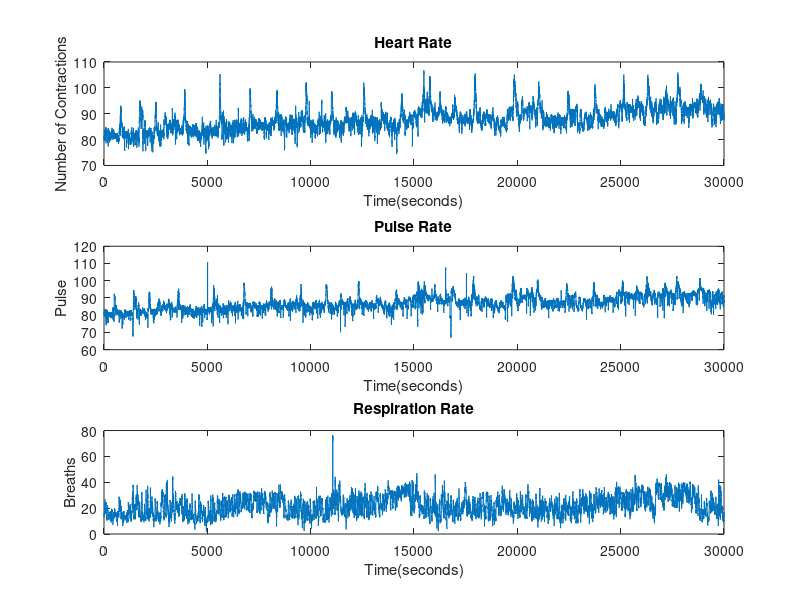
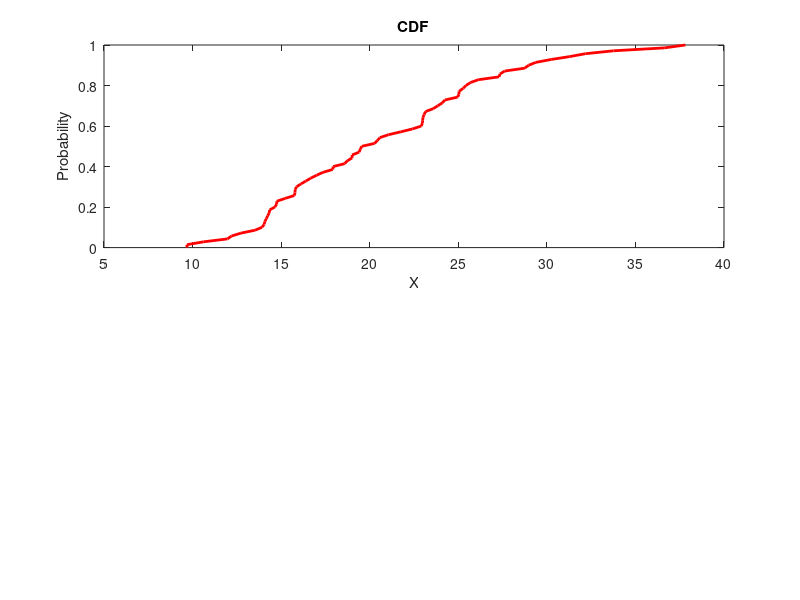

Recreate these plots in MATLAB, in order. (Note: this script raises an error after producing the figures.)
%   FILL IN / MODIFY THE CODE WITH '' or comments with !!

clc
close all;
clear all;

% Load patient_data.mat 
load('patient_data.mat');
labels = {'Heart Rate','Pulse Rate','Respiration Rate'};

% open the result file
% !! replace # with your own groupID
fid = fopen('ECE313_Mini2_group20', 'w');

% T0
% !! Subset your data for each signal
HR = data(1,:);
PR = data(2,:);
X = data(3,:);

% Part a
% !! Plot each signal over time
figure;
m = size(data,2);
x = [1:1:m];
subplot(3,1,1);
plot(x,HR);
xlabel('Time(seconds)');
ylabel('Number of Contractions');
title(labels(1));
subplot(3,1,2);
plot(x,PR);
xlabel('Time(seconds)');
ylabel('Pulse')
title(labels(2));
subplot(3,1,3);
plot(x,X);
xlabel('Time(seconds)');
ylabel('Breaths')
title(labels(3));

% Note that Tasks 1.1 and 1.2 should be done only for the respiration rate signal 
% Tasks 2.1 and 2.2 should be performed using all three signals.
% T1.1
% Part a
% Generating three sample sets of different sizes

sampleset = [70,1000,30000];
for k = 1:3
    % Pick a random sample of size sampleset(k) from the data set  
    % (Without replacement)
    
    Sample = datasample(X, sampleset(k), 'Replace', false);
    
    % Plot the CDF of the whole data set as the reference (in red color)
    figure;  
    subplot(2,1,1);
    [p, xx] = ecdf(Sample);
    plot(xx,p);
    xlabel('X');
    ylabel('Probability');
    title('CDF');
    %hold on;% For the next plots to be on the same figure        
    h = get(gca,'children'); set(h,'LineWidth',2);set(h,'Color','r')
    
    % !! Call the funcion for calculating and ploting pdf and CDF of X     
    pdf_cdf(Sample);
    
    title(strcat(strcat(char(labels(3)),' - Sample Size = '),char(num2str(sampleset(k)))));
end

fprintf(fid, 'Task 1.1a \n\n');
fprintf(fid, 'The biggest difference between the pmf and the pdf is that the pmf depicts interval based probabilities while the pdf approximates\n');
fprintf(fid, 'the probabilities over a continuum of sample points. The pdf can be seen as an upper envelope of the pmf given a particular dataset. As\n');
fprintf(fid, 'the number of samples increases, the pdf takes on a more accurate upper envelope of the pmf. As the sample size increases,\n');
fprintf(fid, 'the pmf and the pdf of the sampleset more closely resemble the pmf and pdf of the entire dataset.\n\n');

%
% Part b
% !! Use the tabulate function in MATLAB over X and floor(X). 

X_tab = tabulate(X);
Y = floor(X);
Y_tab = tabulate(Y);

X_tab_min = min(X_tab(:,3)); 
X_tab_max = max(X_tab(:,3));
Y_tab_min = min(Y_tab(:,3));
Y_tab_max = max(Y_tab(:,3));

% !! Answer the question by filling in the following printf
fprintf(fid, 'Task 1.1b\n\n');
fprintf(fid, 'Min of tabulate(X) = %f%%\n', X_tab_min);
fprintf(fid, 'Max of tabulate(X) = %f%%\n', X_tab_max);
fprintf(fid, 'Min of tabulate(floor(X)) = %f%%\n', Y_tab_min);
fprintf(fid, 'Max of tabulate(floor(X)) = %f%%\n\n', Y_tab_max);


fprintf(fid, 'Question 1:\n');
fprintf(fid, 'Tabulate(X) gives an estimated pdf because the original dataset of all possible respiration rates is meant to be continuous.\n');
fprintf(fid, 'Furthermore, tabulate(X) returns the probabilities representing the relative likelihood of all possible respiration rate values.\n');
fprintf(fid, 'Tabulate (Y) gives a pmf because after using the floor function on X, all the possible respiration rates are truncated. This causes\n');
fprintf(fid, 'the random variable to take on discrete values.\n\n');

fprintf(fid, 'Question 2:\n');
fprintf(fid, 'For the X dataset, the min and max probabilities are equal, because without the floor function, each respiration rate is distinct \n');
fprintf(fid, 'and therefore is as likely to appear as any other respiration rate. \n');
fprintf(fid, 'For the Y dataset, the min and max probabilities are not equal because with the floor function, all the values corresponding to the respiration \n');
fprintf(fid, 'rates are truncated. Hence, multiple respiration rates from the original data now share common Y values. Consequently, the frequency for each Y \n');
fprintf(fid, 'value can vary.\n\n');

fprintf(fid, 'Question 3:\n');
fprintf(fid, 'The probability that X will be contained in an interval of length ? around the point a is approximately ?f(a).\n');
fprintf(fid, 'If we let ? be small enough such that each interval of length ? only contains at most one sample, then each existing respiration rate value\n');
fprintf(fid, 'corresponds to exactly one sample, which accounts for the reason that for the X dataset, the min and max probabilities are equal.\n');
fprintf(fid, 'However, that is not true for PMF, since after taking Y = floor(X) in this case, necessarily some Y value could correspond to multiple samples.\n');
fprintf(fid, 'Consequently, the frequency for each Y value can vary, and therefore for the Y dataset, the min and max probabilities are not equal.\n\n');

%
% Part c
% !! Using CDF of X, find values a and b such that P(X <= a) <= 0.02 and P(X <= b) >= 0.98.
sorted_X = sort(X);
a = sorted_X(600);
b = sorted_X(29400);
fprintf(fid, 'Task 1.1c\n\n');
fprintf(fid, 'Empirical a = %f\n', a);
fprintf(fid, 'Empirical b = %f\n\n', b);

% Task 1.2;

% Part a
% !! Calculate mean of the signal
mean_X = mean(X);
fprintf(fid, 'Task 1.2a\n\n');
fprintf(fid, 'Mean RESP = %f\n', mean_X);

% !! Calculate standard deviation of the signal
std_X = std(X);
fprintf(fid, 'Standard Deviation RESP = %f\n\n', std_X);

% Part b
% !! Generate a normal random variable with the same mean & standard deviation 
R = normrnd(mean_X, std_X, 1, 30000);

% !! Plot pdf and CDF of the generated random variable using pdf_cdf function
% Plot the CDF of the whole data set as the reference (in red color)
figure;  
subplot(2,1,1);
title('CDF');
[p1, xx1] = ecdf(R);
plot(xx1,p1);
xlabel('X');
ylabel('Probability');
%hold on;% For the next plots to be on the same figure        
h = get(gca,'children'); set(h,'LineWidth',2);set(h,'Color','r')
pdf_cdf(R);
title(strcat(char(labels(3)),' Normal Approximation'));

% Part c
figure;
title(strcat(char(labels(3)),' Normplot'));
% !! Use normplot function to estimate the difference between distributions
normplot(X)
fprintf(fid, 'Task 1.2c\n\n');
fprintf(fid, 'The dataset generated in this part is normally distributed, but the dataset from 1.1\n'); 
fprintf(fid, 'is right-skewed. In the dataset from 1.1, the variable X is approximately normally\n');
fprintf(fid, 'distributed when 12 <= X <= 38, but not normally distributed when X<12 or X>38. \n\n');

% Part d
% !! Show your work in the report, then plug in the numbers that you calculated here
fprintf(fid, 'Task 1.2d\n\n');
fprintf(fid, 'PDF of normal distribution: \n');
fprintf(fid, 'f(x) = 1/(%f * sqrt(2*Pi)) * exp(-0.5*((x-%f)/%f)^2) \n', std_X, mean_X, std_X);
fprintf(fid, 'CDF of normal distribution: \n');
fprintf(fid, 'F(x) = 1/(sqrt(2*Pi)) * Integrate for t from -infinity to (x-%f)/%f { exp(-0.5* t^2) dt} \n\n', mean_X, std_X);

z_score = 2.055;
ther_a = mean_X - z_score*std_X;
ther_b = mean_X + z_score*std_X;

fprintf(fid, 'Theoretical a = %f\n', ther_a);
fprintf(fid, 'Theoretical b = %f\n\n', ther_b);
fprintf(fid, 'Theoretical a and b are both a little bit less than the empirical a and b.\n');
fprintf(fid, 'This is probably because our actual dataset from 1.1 is right-skewed, \n');
fprintf(fid, 'whereas a normal distribution is not skewed.\n\n');

%fclose(fid);

% Task 2.1;

% Tasks 2.1 and 2.2 should be done twice, 
% once with the empirical threshold, and once with the theoretical threshold
% !! Change the code to do this.

% Part a
% !! Call the threshold function and generate alarms for each signal

HR_alarm_EM = threshold_func(HR, 80.17, 98.52);
PR_alarm_EM = threshold_func(PR, 79.00, 97.07);
X_alarm_EM = threshold_func(X, 10.146654, 37.085962);

% Parts b and c
% !! Write the code for coalescing alarms and majority voting here 

HR_alarm_EM_Coal = coalesce(HR_alarm_EM);
PR_alarm_EM_Coal = coalesce(PR_alarm_EM);
X_alarm_EM_Coal = coalesce(X_alarm_EM);

Voted_Alarm_EM = vote(HR_alarm_EM_Coal, PR_alarm_EM_Coal, X_alarm_EM_Coal);

% Part d
% !! Fill in the bar functions with the name of vectors storing your alarms
figure;
subplot(5,1,1);
bar(HR_alarm_EM_Coal);
title(strcat(char(labels(1)),' Alarms'));
subplot(5,1,2);
bar(PR_alarm_EM_Coal);
title(strcat(char(labels(2)),' Alarms'));
subplot(5,1,3);
bar(X_alarm_EM_Coal);
title(strcat(char(labels(3)),' Alarms'));
subplot(5,1,4);
bar(Voted_Alarm_EM);
title('Majority Voter Alarms - Empirical Thresholds');
subplot(5,1,5);
bar(golden_alarms,'r');
title('Golden Alarms');
xlabel('Time');

% Task 2.2;

% Parts a and b
% !! Write the code to calculate the probabilities of:
%    false alarm, miss detection and error 

[probFalse_EM, probMiss_EM, probError_EM] = CompareVoter(Voted_Alarm_EM, golden_alarms);

fprintf(fid, 'Task 2.2 - Parts a and b\n\n');
fprintf(fid, 'Using Empirical Thresholds:\n');
fprintf(fid, 'Probability of False Alarm    = %f\n', probFalse_EM);
fprintf(fid, 'Probability of Miss Detection = %f\n', probMiss_EM);
fprintf(fid, 'Probability of Error          = %f\n\n', probError_EM);

% Part c
% !! Repeat Tasks 2.1 and 2.2 with Theoretical thresholds

HR_alarm_TH = threshold_func(HR, 78.84, 96.83);
PR_alarm_TH = threshold_func(PR, 78.15, 96.09);
X_alarm_TH = threshold_func(X, 7.142497, 36.341138);

HR_alarm_TH_Coal = coalesce(HR_alarm_TH);
PR_alarm_TH_Coal = coalesce(PR_alarm_TH);
X_alarm_TH_Coal = coalesce(X_alarm_TH);

Voted_Alarm_TH = vote(HR_alarm_TH_Coal, PR_alarm_TH_Coal, X_alarm_TH_Coal);

figure;
subplot(5,1,1);
bar(HR_alarm_TH_Coal);
title(strcat(char(labels(1)),' Alarms'));
subplot(5,1,2);
bar(PR_alarm_TH_Coal);
title(strcat(char(labels(2)),' Alarms'));
subplot(5,1,3);
bar(X_alarm_TH_Coal);
title(strcat(char(labels(3)),' Alarms'));
subplot(5,1,4);
bar(Voted_Alarm_TH);
title('Majority Voter Alarms - Theoretical Thresholds');
subplot(5,1,5);
bar(golden_alarms,'r');
title('Golden Alarms');
xlabel('Time');

[probFalse_TH, probMiss_TH, probError_TH] = CompareVoter(Voted_Alarm_TH, golden_alarms);

fprintf(fid, 'Task 2.2 - Part c\n\n');
fprintf(fid, 'Using Theoretical Thresholds:\n');
fprintf(fid, 'Probability of False Alarm    = %f\n', probFalse_TH);
fprintf(fid, 'Probability of Miss Detection = %f\n', probMiss_TH);
fprintf(fid, 'Probability Error             = %f\n\n', probError_TH);

fprintf(fid, 'For both the empirical and theoretical signals, the probability of the error is slightly higher but\n');
fprintf(fid, 'very similiar to the probabilty of the false alarm. For the emperical signal, the probabilty of the false alarm\n');
fprintf(fid, 'is higher than the probabilty of the missed alarm (which is 0). However, for the theoretical signal, the inverse is true.\n\n');

fprintf(fid, 'The lessons we learned from observing the results generated from the emperical vs theoretical approaches are\n');
fprintf(fid, '\n');
fprintf(fid, '\n');
fprintf(fid, '\n');
fprintf(fid, '\n');
fprintf(fid, '\n\n');

%% Task 3

% Prob. of error from the testing process of each fold
nFold_p_error = [];         
% Prob. of false positives from the testing process of each fold
nFold_p_fp = [];        
% Prob. of miss detection from the testing process of each fold
nFold_p_md = [];        


% Part a.1: Divide the data into three subsets of equal length


% Part a.2: Divide the golden_alarms into three subsets of equal length



for i=1:3
    % Hint: z = [x y]; merges the two datasets x and y

  %  trainData = 
   % testData = 

    % Part b: Train the decision model using trainData


    % Part c: Test the decision model using testData

end

% Find the mean of the the performances from the 3-fold analysis
% Hint: mean(x) provides the mean of elements in array x


fprintf(fid, 'Task 3\n');
fprintf(fid, 'Mean Probability of False Alarm = %f\n', 'Mean False Alarm');
fprintf(fid, 'Mean Probability of Miss Detection = %f\n', 'Mean Miss Detection');
fprintf(fid, 'Mean Probability of Error = %f\n', 'Mean Error');

fprintf(fid, '\n\nGROUP DISTRIBUTION:\n\n');

fprintf(fid, 'Harsh Modhera (hmodhe2) - 33.33 percent\n');
fprintf(fid, 'Herman Pineda (hpineda2) - 33.33 percent\n');
fprintf(fid, 'Yuchen Li (li215) - 33.33 percent\n\n');

fprintf(fid, 'We all met up in Grainger basement on March 9 and worked through all of the tasks together.\n');

fclose(fid);